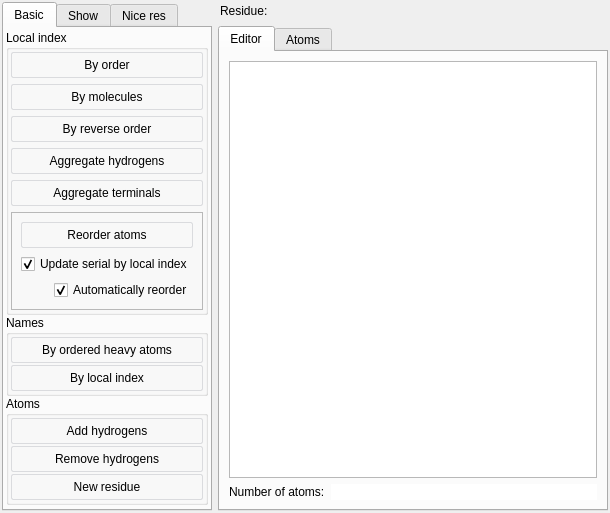
<?xml version="1.0" encoding="UTF-8"?>
<ui version="4.0">
 <class>ResidueWorkPanel</class>
 <widget class="QWidget" name="ResidueWorkPanel">
  <property name="geometry">
   <rect>
    <x>0</x>
    <y>0</y>
    <width>610</width>
    <height>510</height>
   </rect>
  </property>
  <property name="sizePolicy">
   <sizepolicy hsizetype="Preferred" vsizetype="Preferred">
    <horstretch>0</horstretch>
    <verstretch>0</verstretch>
   </sizepolicy>
  </property>
  <property name="windowTitle">
   <string>Residue Editor</string>
  </property>
  <property name="styleSheet">
   <string notr="true"> QPushButton {
     border: 1px solid #dadbde;
     background-color: qlineargradient(x1: 0, y1: 0, x2: 0, y2: 1,
                                       stop: 0 #dadbde, stop: 1 #f6f7fa);
     border-radius: 2px;
     min-width: 34px;
     min-height: 24px;
 }

 QPushButton:pressed {
     border: 2px solid #777777;
 }

 QPushButton:checked {
     border: 2px solid #777777;
 }</string>
  </property>
  <layout class="QHBoxLayout" name="horizontalLayout_4">
   <property name="margin">
    <number>2</number>
   </property>
   <item>
    <widget class="QTabWidget" name="mainTW">
     <property name="sizePolicy">
      <sizepolicy hsizetype="Maximum" vsizetype="Preferred">
       <horstretch>0</horstretch>
       <verstretch>0</verstretch>
      </sizepolicy>
     </property>
     <property name="currentIndex">
      <number>0</number>
     </property>
     <widget class="QWidget" name="basicTab">
      <attribute name="title">
       <string>Basic</string>
      </attribute>
      <layout class="QVBoxLayout" name="verticalLayout_2">
       <property name="spacing">
        <number>0</number>
       </property>
       <property name="margin">
        <number>2</number>
       </property>
       <item>
        <widget class="QGroupBox" name="localIndexGB">
         <property name="title">
          <string>Local index</string>
         </property>
         <layout class="QVBoxLayout" name="verticalLayout_10">
          <property name="margin">
           <number>2</number>
          </property>
          <item>
           <widget class="QPushButton" name="locIndxByOrderPB">
            <property name="focusPolicy">
             <enum>Qt::NoFocus</enum>
            </property>
            <property name="text">
             <string>By order</string>
            </property>
           </widget>
          </item>
          <item>
           <widget class="QPushButton" name="locIndxByMoleculesPB">
            <property name="focusPolicy">
             <enum>Qt::NoFocus</enum>
            </property>
            <property name="text">
             <string>By molecules</string>
            </property>
           </widget>
          </item>
          <item>
           <widget class="QPushButton" name="reverseLocIndxPB">
            <property name="focusPolicy">
             <enum>Qt::NoFocus</enum>
            </property>
            <property name="text">
             <string>By reverse order</string>
            </property>
           </widget>
          </item>
          <item>
           <widget class="QPushButton" name="aggregateHydrogensPB">
            <property name="sizePolicy">
             <sizepolicy hsizetype="Expanding" vsizetype="Fixed">
              <horstretch>0</horstretch>
              <verstretch>0</verstretch>
             </sizepolicy>
            </property>
            <property name="focusPolicy">
             <enum>Qt::NoFocus</enum>
            </property>
            <property name="text">
             <string>Aggregate hydrogens</string>
            </property>
           </widget>
          </item>
          <item>
           <widget class="QPushButton" name="aggregateTerminalsPB">
            <property name="focusPolicy">
             <enum>Qt::NoFocus</enum>
            </property>
            <property name="text">
             <string>Aggregate terminals</string>
            </property>
           </widget>
          </item>
          <item>
           <widget class="QFrame" name="frame">
            <property name="frameShape">
             <enum>QFrame::StyledPanel</enum>
            </property>
            <property name="frameShadow">
             <enum>QFrame::Raised</enum>
            </property>
            <layout class="QVBoxLayout" name="verticalLayout_6">
             <item>
              <widget class="QPushButton" name="reorderByLocIndxPB">
               <property name="focusPolicy">
                <enum>Qt::NoFocus</enum>
               </property>
               <property name="text">
                <string>Reorder atoms</string>
               </property>
              </widget>
             </item>
             <item>
              <layout class="QHBoxLayout" name="horizontalLayout_2">
               <item>
                <spacer name="horizontalSpacer">
                 <property name="orientation">
                  <enum>Qt::Horizontal</enum>
                 </property>
                 <property name="sizeHint" stdset="0">
                  <size>
                   <width>0</width>
                   <height>0</height>
                  </size>
                 </property>
                </spacer>
               </item>
               <item>
                <widget class="QCheckBox" name="updateSerByLocIndexCB">
                 <property name="text">
                  <string>Update serial by local index</string>
                 </property>
                 <property name="checked">
                  <bool>true</bool>
                 </property>
                </widget>
               </item>
              </layout>
             </item>
             <item>
              <layout class="QHBoxLayout" name="horizontalLayout_3">
               <item>
                <spacer name="horizontalSpacer_2">
                 <property name="orientation">
                  <enum>Qt::Horizontal</enum>
                 </property>
                 <property name="sizeHint" stdset="0">
                  <size>
                   <width>0</width>
                   <height>0</height>
                  </size>
                 </property>
                </spacer>
               </item>
               <item>
                <widget class="QCheckBox" name="autoReorderCB">
                 <property name="text">
                  <string>Automatically reorder</string>
                 </property>
                 <property name="checked">
                  <bool>true</bool>
                 </property>
                </widget>
               </item>
              </layout>
             </item>
            </layout>
           </widget>
          </item>
         </layout>
        </widget>
       </item>
       <item>
        <widget class="QGroupBox" name="namesGB">
         <property name="title">
          <string>Names</string>
         </property>
         <layout class="QVBoxLayout" name="verticalLayout_11">
          <property name="spacing">
           <number>2</number>
          </property>
          <property name="margin">
           <number>2</number>
          </property>
          <item>
           <widget class="QPushButton" name="namesByHeavyAtomsPB">
            <property name="focusPolicy">
             <enum>Qt::NoFocus</enum>
            </property>
            <property name="text">
             <string>By ordered heavy atoms</string>
            </property>
           </widget>
          </item>
          <item>
           <widget class="QPushButton" name="namesByLocIndxPB">
            <property name="focusPolicy">
             <enum>Qt::NoFocus</enum>
            </property>
            <property name="text">
             <string>By local index</string>
            </property>
           </widget>
          </item>
         </layout>
        </widget>
       </item>
       <item>
        <widget class="QGroupBox" name="atomsGB">
         <property name="title">
          <string>Atoms</string>
         </property>
         <layout class="QVBoxLayout" name="verticalLayout_12">
          <property name="spacing">
           <number>2</number>
          </property>
          <property name="margin">
           <number>2</number>
          </property>
          <item>
           <widget class="QPushButton" name="addHydrogensPB">
            <property name="focusPolicy">
             <enum>Qt::NoFocus</enum>
            </property>
            <property name="text">
             <string>Add hydrogens</string>
            </property>
           </widget>
          </item>
          <item>
           <widget class="QPushButton" name="removeHydrogensPB">
            <property name="focusPolicy">
             <enum>Qt::NoFocus</enum>
            </property>
            <property name="text">
             <string>Remove hydrogens</string>
            </property>
           </widget>
          </item>
          <item>
           <widget class="QPushButton" name="newResiduePB">
            <property name="focusPolicy">
             <enum>Qt::NoFocus</enum>
            </property>
            <property name="text">
             <string>New residue</string>
            </property>
           </widget>
          </item>
         </layout>
        </widget>
       </item>
       <item>
        <spacer name="verticalSpacer_2">
         <property name="orientation">
          <enum>Qt::Vertical</enum>
         </property>
         <property name="sizeType">
          <enum>QSizePolicy::Expanding</enum>
         </property>
         <property name="sizeHint" stdset="0">
          <size>
           <width>0</width>
           <height>0</height>
          </size>
         </property>
        </spacer>
       </item>
      </layout>
     </widget>
     <widget class="QWidget" name="showTab">
      <attribute name="title">
       <string>Show</string>
      </attribute>
      <layout class="QVBoxLayout" name="verticalLayout_7">
       <property name="margin">
        <number>2</number>
       </property>
       <item>
        <widget class="QGroupBox" name="residuesGB">
         <property name="title">
          <string>Residues</string>
         </property>
         <layout class="QGridLayout" name="gridLayout_8">
          <item row="0" column="0">
           <widget class="QPushButton" name="showOthersPB">
            <property name="focusPolicy">
             <enum>Qt::NoFocus</enum>
            </property>
            <property name="text">
             <string>Show all</string>
            </property>
           </widget>
          </item>
          <item row="0" column="1">
           <widget class="QPushButton" name="hideOthersPB">
            <property name="focusPolicy">
             <enum>Qt::NoFocus</enum>
            </property>
            <property name="text">
             <string>Hide others</string>
            </property>
           </widget>
          </item>
          <item row="1" column="1">
           <widget class="QCheckBox" name="autoFitSceneCB">
            <property name="text">
             <string>Auto fit scene</string>
            </property>
            <property name="checked">
             <bool>true</bool>
            </property>
           </widget>
          </item>
         </layout>
        </widget>
       </item>
       <item>
        <widget class="QGroupBox" name="residueAtomsGB">
         <property name="title">
          <string>Residue atoms</string>
         </property>
         <layout class="QVBoxLayout" name="verticalLayout_9">
          <item>
           <widget class="QCheckBox" name="highlightAtomsCB">
            <property name="text">
             <string>Highlight selected atoms</string>
            </property>
           </widget>
          </item>
          <item>
           <widget class="QPushButton" name="showLabelsPB">
            <property name="focusPolicy">
             <enum>Qt::NoFocus</enum>
            </property>
            <property name="text">
             <string>Show labels</string>
            </property>
           </widget>
          </item>
         </layout>
        </widget>
       </item>
       <item>
        <spacer name="verticalSpacer_3">
         <property name="orientation">
          <enum>Qt::Vertical</enum>
         </property>
         <property name="sizeHint" stdset="0">
          <size>
           <width>0</width>
           <height>0</height>
          </size>
         </property>
        </spacer>
       </item>
      </layout>
     </widget>
     <widget class="QWidget" name="niceResTab">
      <attribute name="title">
       <string>Nice res</string>
      </attribute>
      <layout class="QVBoxLayout" name="verticalLayout_4">
       <item>
        <layout class="QGridLayout" name="gridLayout">
         <item row="0" column="0">
          <widget class="QLabel" name="label">
           <property name="sizePolicy">
            <sizepolicy hsizetype="Maximum" vsizetype="Preferred">
             <horstretch>0</horstretch>
             <verstretch>0</verstretch>
            </sizepolicy>
           </property>
           <property name="text">
            <string>Head:</string>
           </property>
          </widget>
         </item>
         <item row="1" column="0">
          <widget class="QLabel" name="label_2">
           <property name="text">
            <string>Tail:</string>
           </property>
          </widget>
         </item>
         <item row="0" column="3" rowspan="2">
          <widget class="QPushButton" name="detectHTPB">
           <property name="sizePolicy">
            <sizepolicy hsizetype="Minimum" vsizetype="Minimum">
             <horstretch>0</horstretch>
             <verstretch>0</verstretch>
            </sizepolicy>
           </property>
           <property name="focusPolicy">
            <enum>Qt::NoFocus</enum>
           </property>
           <property name="text">
            <string>Detect</string>
           </property>
          </widget>
         </item>
         <item row="0" column="1" colspan="2">
          <widget class="QObjectLinkWidget" name="headObjectW" native="true">
           <property name="sizePolicy">
            <sizepolicy hsizetype="Expanding" vsizetype="Preferred">
             <horstretch>0</horstretch>
             <verstretch>0</verstretch>
            </sizepolicy>
           </property>
          </widget>
         </item>
         <item row="1" column="1" colspan="2">
          <widget class="QObjectLinkWidget" name="tailObjectW" native="true">
           <property name="sizePolicy">
            <sizepolicy hsizetype="Expanding" vsizetype="Preferred">
             <horstretch>0</horstretch>
             <verstretch>0</verstretch>
            </sizepolicy>
           </property>
          </widget>
         </item>
        </layout>
       </item>
       <item>
        <widget class="QCheckBox" name="fixTerminalsCB">
         <property name="text">
          <string>Fix terminals</string>
         </property>
         <property name="checked">
          <bool>true</bool>
         </property>
        </widget>
       </item>
       <item>
        <widget class="QPushButton" name="rearrangeAtomsAndNamesPB">
         <property name="focusPolicy">
          <enum>Qt::NoFocus</enum>
         </property>
         <property name="text">
          <string>Rearrange atoms &amp;&amp; names</string>
         </property>
        </widget>
       </item>
       <item>
        <widget class="QPushButton" name="rearrangeAtomsPB">
         <property name="text">
          <string>Rearrange atoms</string>
         </property>
        </widget>
       </item>
       <item>
        <spacer name="verticalSpacer">
         <property name="orientation">
          <enum>Qt::Vertical</enum>
         </property>
         <property name="sizeHint" stdset="0">
          <size>
           <width>20</width>
           <height>40</height>
          </size>
         </property>
        </spacer>
       </item>
      </layout>
     </widget>
    </widget>
   </item>
   <item>
    <layout class="QVBoxLayout" name="verticalLayout">
     <item>
      <layout class="QHBoxLayout" name="horizontalLayout">
       <property name="margin">
        <number>2</number>
       </property>
       <item>
        <widget class="QLabel" name="label1">
         <property name="sizePolicy">
          <sizepolicy hsizetype="Maximum" vsizetype="Preferred">
           <horstretch>0</horstretch>
           <verstretch>0</verstretch>
          </sizepolicy>
         </property>
         <property name="text">
          <string>Residue:</string>
         </property>
        </widget>
       </item>
       <item>
        <widget class="QObjectLinkWidget" name="residueW" native="true"/>
       </item>
      </layout>
     </item>
     <item>
      <widget class="QTabWidget" name="tabWidget_2">
       <property name="currentIndex">
        <number>0</number>
       </property>
       <widget class="QWidget" name="tab_4">
        <attribute name="title">
         <string>Editor</string>
        </attribute>
        <layout class="QVBoxLayout" name="verticalLayout_5">
         <item>
          <widget class="QTableWidget" name="editTW">
           <property name="focusPolicy">
            <enum>Qt::NoFocus</enum>
           </property>
           <property name="horizontalScrollBarPolicy">
            <enum>Qt::ScrollBarAsNeeded</enum>
           </property>
           <property name="alternatingRowColors">
            <bool>true</bool>
           </property>
           <property name="selectionBehavior">
            <enum>QAbstractItemView::SelectRows</enum>
           </property>
           <property name="verticalScrollMode">
            <enum>QAbstractItemView::ScrollPerPixel</enum>
           </property>
           <property name="horizontalScrollMode">
            <enum>QAbstractItemView::ScrollPerPixel</enum>
           </property>
           <property name="showGrid">
            <bool>false</bool>
           </property>
           <property name="gridStyle">
            <enum>Qt::NoPen</enum>
           </property>
           <property name="sortingEnabled">
            <bool>false</bool>
           </property>
           <attribute name="horizontalHeaderMinimumSectionSize">
            <number>0</number>
           </attribute>
           <attribute name="verticalHeaderVisible">
            <bool>false</bool>
           </attribute>
           <attribute name="verticalHeaderMinimumSectionSize">
            <number>0</number>
           </attribute>
          </widget>
         </item>
         <item>
          <layout class="QHBoxLayout" name="horizontalLayout_5">
           <item>
            <widget class="QLabel" name="label_4">
             <property name="text">
              <string>Number of atoms:</string>
             </property>
            </widget>
           </item>
           <item>
            <widget class="QLineEdit" name="numOfAtomsLE">
             <property name="frame">
              <bool>false</bool>
             </property>
             <property name="alignment">
              <set>Qt::AlignRight|Qt::AlignTrailing|Qt::AlignVCenter</set>
             </property>
             <property name="readOnly">
              <bool>true</bool>
             </property>
            </widget>
           </item>
          </layout>
         </item>
        </layout>
       </widget>
       <widget class="QWidget" name="tab_5">
        <attribute name="title">
         <string>Atoms</string>
        </attribute>
        <layout class="QVBoxLayout" name="verticalLayout_3">
         <property name="margin">
          <number>2</number>
         </property>
         <item>
          <widget class="QTreeView" name="atomsTV">
           <property name="focusPolicy">
            <enum>Qt::NoFocus</enum>
           </property>
           <property name="rootIsDecorated">
            <bool>false</bool>
           </property>
          </widget>
         </item>
        </layout>
       </widget>
      </widget>
     </item>
    </layout>
   </item>
  </layout>
 </widget>
 <customwidgets>
  <customwidget>
   <class>QObjectLinkWidget</class>
   <extends>QWidget</extends>
   <header location="global">ObjectLinkWidget.hpp</header>
   <container>1</container>
  </customwidget>
 </customwidgets>
 <resources/>
 <connections/>
</ui>
